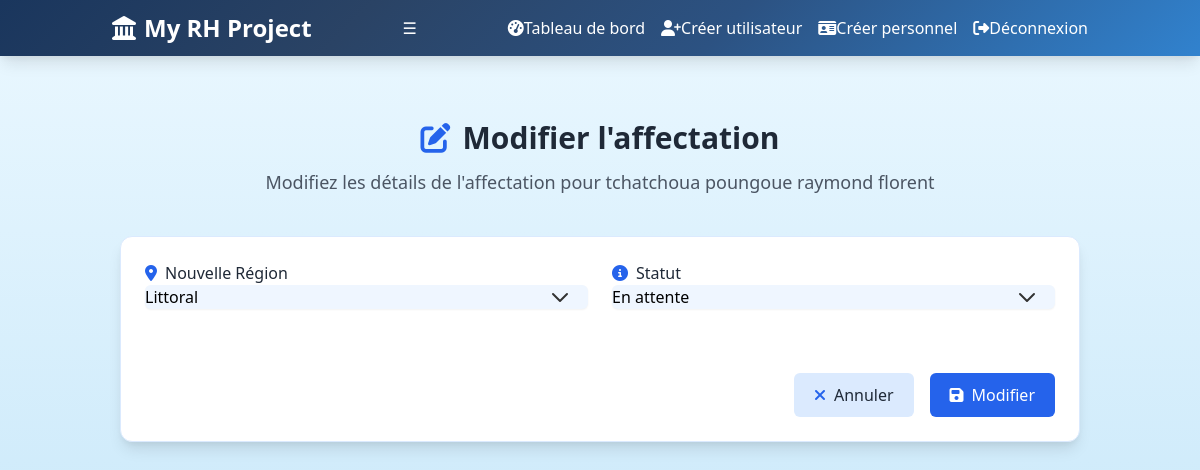
Screenshot of /api/affectations/1/edit (signed in) with the database file from the repository.
### models/personnel.py (models this page shows)
class Personnel(Base):
    __tablename__ = "personnels"
    id = Column(Integer, primary_key=True, index=True)
    nom = Column(String)
    prenom = Column(String)
    sexe = Column(String)
    age = Column(Integer)
    grade = Column(Enum(MilitaryGrade), nullable=False)
    matricule = Column(String, unique=True, index=True)
    taille = Column(Integer)
    photo_url = Column(String, nullable=True)
    code_region = Column(String)
    face_token = Column(String, nullable=True)

### models/affectation.py (models this page shows)
class Affectation(Base):
    __tablename__ = "affectations"
    id = Column(Integer, primary_key=True, index=True)
    personnel_id = Column(Integer, ForeignKey("personnels.id"), nullable=False)
    code_region = Column(String, ForeignKey("regions.code"), nullable=False)
    status = Column(String, nullable=False, default=AffectationStatus.PENDING)
    created_at = Column(DateTime, nullable=False, default=func.now())
    confidence = Column(Float, nullable=True)
    confidence_color = Column(String, nullable=True)
    confidence_message = Column(String, nullable=True)

### models/region.py (models this page shows)
class Region(Base):
    __tablename__ = "regions"
    code = Column(String, primary_key=True)
    nom = Column(String, nullable=False)

### routers/affectations.py (the view)
@router.get("/{affectation_id}/edit", response_class=HTMLResponse)
async def edit_affectation_form(
        request: Request,
        affectation_id: int,
        db: Session = Depends(get_db),
        current_user: User = Depends(get_current_user)
):
    if current_user.role != "DRH":
        raise HTTPException(status_code=status.HTTP_403_FORBIDDEN, detail="Accès réservé aux DRH")
    affectation = db.query(Affectation).filter(Affectation.id == affectation_id).first()
    if not affectation:
        raise HTTPException(status_code=status.HTTP_404_NOT_FOUND, detail="Affectation non trouvée")
    personnel = db.query(Personnel).filter(Personnel.id == affectation.personnel_id).first()
    if not personnel:
        raise HTTPException(status_code=status.HTTP_404_NOT_FOUND, detail="Personnel non trouvé")
    regions = db.query(Region).all()
    return templates.TemplateResponse(
        "edit_affectation.html",
        {
            "request": request,
            "affectation": affectation,
            "personnel": personnel,
            "regions": regions,
            "current_user": current_user
        }
    )

### templates/edit_affectation.html (shortened to what this page needs)
{% extends "base.html" %}
{% block content %}
<div class="max-w-6xl mx-auto py-8 px-4 animate-fade-in">
    <div class="mb-10 text-center">
        <h1 class="text-3xl font-bold text-gray-800 mb-3 flex items-center justify-center">
            <i class="fas fa-edit mr-3 text-blue-600"></i>Modifier l'affectation
        </h1>
        <p class="text-lg text-gray-600">Modifiez les détails de l'affectation pour {{ personnel.nom }} {{ personnel.prenom }}</p>
    </div>
    <div class="form-container bg-white rounded-xl shadow-lg p-6 border border-blue-100">
        <form method="post" action="/api/affectations/{{ affectation.id }}/edit" id="editAffectationForm" class="space-y-8">
            <div class="grid grid-cols-1 md:grid-cols-2 gap-6">
                <div>
                    <label for="code_region" class="form-label flex items-center text-gray-800 font-medium">
                        <i class="fas fa-map-marker-alt mr-2 text-blue-600"></i>Nouvelle Région
                    </label>
                    <select name="code_region" id="code_region" required aria-required="true" class="form-input w-full rounded-md border-gray-300 bg-blue-50 shadow-sm focus:ring-2 focus:ring-blue-400 focus:border-blue-400">
                        {% for region in regions %}
                            <option value="{{ region.code }}" {% if region.code == affectation.code_region %}selected{% endif %}>
                                {{ region.nom }}
                            </option>
                        {% endfor %}
                    </select>
                </div>
                <div>
                    <label for="status" class="form-label flex items-center text-gray-800 font-medium">
                        <i class="fas fa-info-circle mr-2 text-blue-600"></i>Statut
                    </label>
                    <select name="status" id="status" required aria-required="true" class="form-input w-full rounded-md border-gray-300 bg-blue-50 shadow-sm focus:ring-2 focus:ring-blue-400 focus:border-blue-400">
                        <option value="PENDING" {% if affectation.status == 'PENDING' %}selected{% endif %}>En attente</option>
                    </select>
                </div>
            </div>
            <div class="flex justify-end gap-4 pt-8">
                <a href="/api/users/drh_dashboard" class="btn-secondary px-5 py-2.5 rounded-md text-gray-800 bg-blue-100 hover:bg-blue-200 transition text-center" aria-label="Annuler">
                    <i class="fas fa-times mr-2 text-blue-600"></i>Annuler
                </a>
                <button type="submit" class="btn-primary px-5 py-2.5 rounded-md text-white bg-blue-600 hover:bg-blue-700 transition" aria-label="Modifier l'affectation">
                    <i class="fas fa-save mr-2"></i>Modifier
                </button>
            </div>
        </form>
    </div>
</div>
{% endblock %}

### templates/base.html (style rules this page uses)
.bg-military-light { background: linear-gradient(to bottom, #ebf8ff, #bee3f8); }
.form-input { @apply mt-2 block w-full border-2 border-gray-300 rounded-lg shadow-sm focus:ring-2 focus:ring-blue-500 focus:border-blue-500 p-3 text-base text-gray-800 placeholder-gray-500 transition duration-200; }
.form-label { @apply block text-base font-semibold text-gray-800 mb-1 flex items-center; }
.btn-primary { @apply bg-blue-700 hover:bg-blue-800 text-white font-medium px-6 py-3 rounded-lg shadow-md transition duration-300 focus:ring-2 focus:ring-blue-300 focus:outline-none flex items-center justify-center; }
.btn-secondary { @apply bg-gray-500 hover:bg-gray-600 text-white font-medium px-6 py-3 rounded-lg shadow-md transition duration-300 focus:ring-2 focus:ring-gray-300 focus:outline-none flex items-center justify-center; }
.form-container { @apply bg-white rounded-xl shadow-xl p-6 border border-blue-100; }
.animate-fade-in { animation: fadeIn 0.5s ease-out; }
select.form-input { background-repeat: no-repeat; background-position: right 1rem center; background-size: 1.5em; padding-right: 2.5rem; -webkit-appearance: none; -moz-appearance: none; appearance: none; }

### rows the page displays
Personnel: nom "tchatchoua poungoue", prenom "raymond florent"
Affectation: code_region "Littoral", status "En attente"
